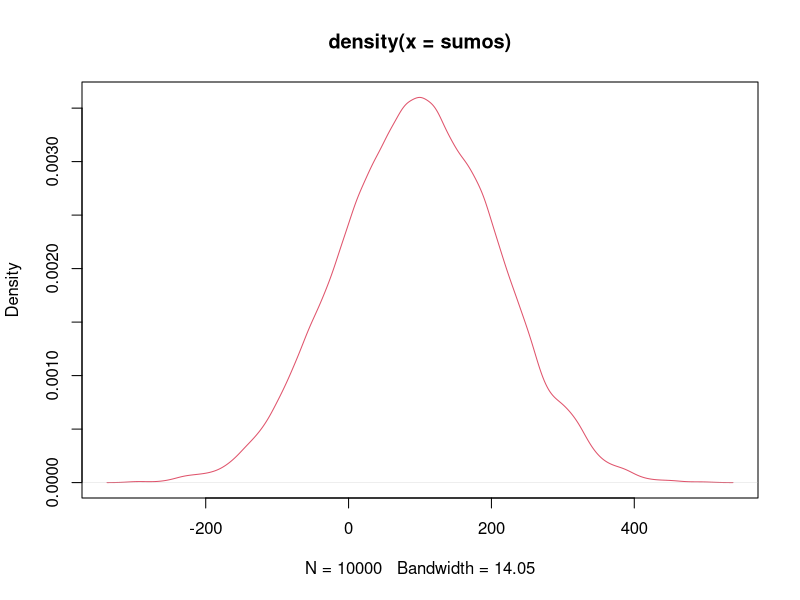
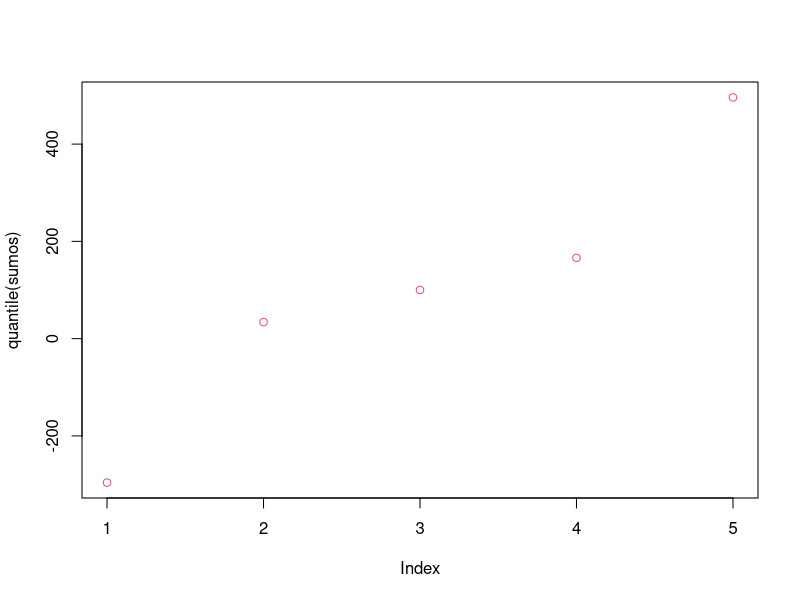

These charts were generated, in order, by the following R code:
## ---- chunk 1
knitr::opts_chunk$set(echo = TRUE)
## ---- chunk 2
n=10^4
sumos <- replicate(n, sum(sample(c(12, -10), 100, replace = TRUE)))
## ---- chunk 3
prob <-sum((sumos<0)==FALSE)/n
prob
## ---- chunk 4
x=quantile(sumos, probs=c(0.025, 0.975))
x

## ---- chunk 5
vidurkis=mean(sumos)
vidurkis
conf=qt(0.975,df=n-1)*sd(sumos)/sqrt(n)
conf
kaire= vidurkis-conf
kaire
desine= vidurkis+conf
desine
## ---- chunk 6
plot(density(sumos), col=2)
plot(quantile(sumos), col=2)
